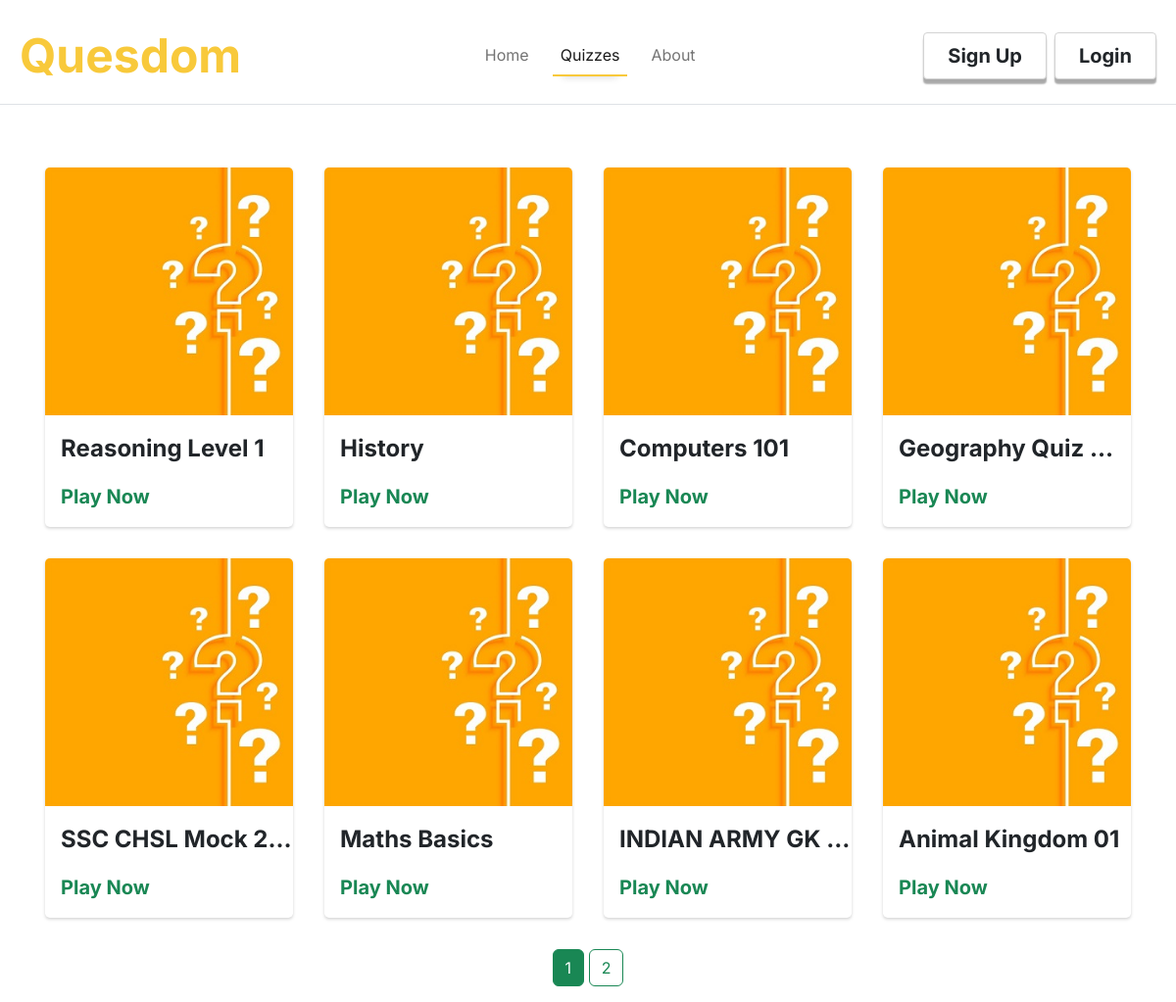
/allquizzes, run on an earlier commit of the app's database.
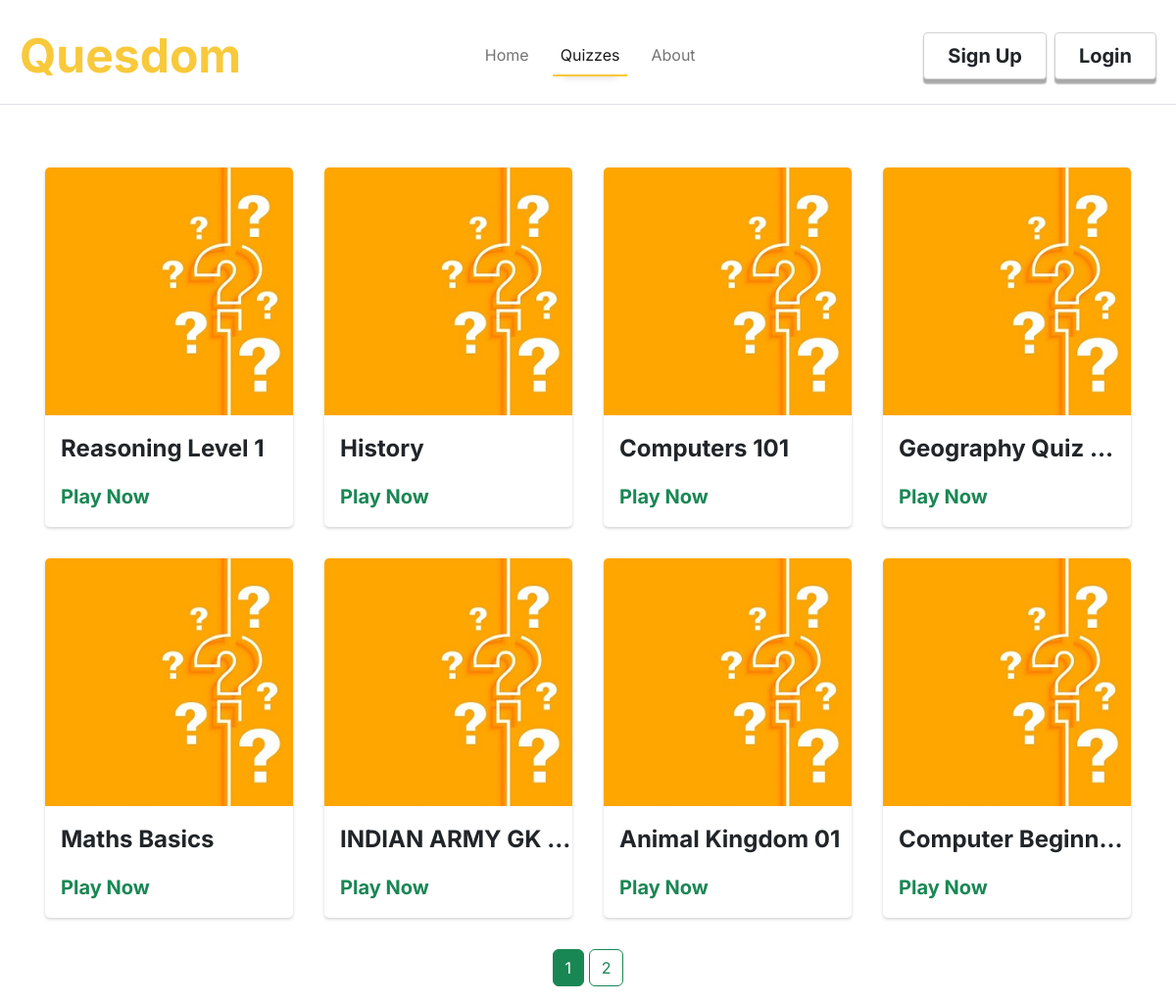
And on a later commit of the database.
### quesdom/models.py (models this page shows, shortened)
class Quizzes(db.Model):
    id = db.Column(db.Integer, primary_key = True)
    quiz_title = db.Column(db.String(30), nullable= False)
    quiz_description = db.Column(db.String(200), nullable=False)
    quiz_category = db.Column(db.String(20), nullable=False)
    quiz_difficulty = db.Column(db.String(10), nullable=False)
    date_created = db.Column(db.DateTime, nullable=False, default=datetime.utcnow)
    author = db.Column(db.Integer, db.ForeignKey('users.id'), nullable=False)
    created_by = db.relationship('Users',backref='created_by',lazy=True)
    questions = db.relationship('Questions',backref='contains',cascade="all, delete-orphan",lazy=True)

### quesdom/routes.py (the view)
@app.route('/allquizzes')
def allquizzes():
    page = request.args.get('page',1, int)
    quizzes = Quizzes.query.paginate(per_page = 8,page = page)
    return render_template('allquizzes.html',title='All Quizzes',quizzes=quizzes)

### quesdom/templates/allquizzes.html
{%extends "layout.html"%}
{%block content%}
<div class="content-section row pt-md-5">
    {%for quiz in quizzes.items%}
        <div class="col-12 col-sm-6 col-md-3 p-5 p-md-3">
            <div class="my-card" style="border-radius: 0.3rem; box-shadow: 0 0.1rem 0.2rem 0rem lightgrey; background-color: white;">
                <div class="img-section" style="border-radius: 0.3rem 0.3rem 0 0; height: min-content; overflow: hidden;">
                        <img src="../static/quiz.jpg" class="img-fluid" style="width: 100%;"/>
                </div>
                <div class="text-section py-3 ms-3">
                    <p class="fs-4 fw-bold" style="text-overflow:ellipsis; white-space: nowrap; overflow: hidden;">{{quiz.quiz_title}}</p>
                    <a href="{{url_for('playquiz',quiz_id=quiz.id)}}" class="fw-bold fs-5 text-success play-link">Play Now</a>
                </div>
            </div>
        </div>
    {%endfor%}
    <div class="page-links py-3 text-center">
        {% for page_num in quizzes.iter_pages() %}
        {% if page_num %}
            {% if quizzes.page == page_num %}
                <a class="active btn btn-outline-success" href="{{url_for('allquizzes',page=page_num)}}">{{page_num}}</a>
            {% else %}
                <a class="btn btn-outline-success" href="{{url_for('allquizzes',page=page_num)}}">{{page_num}}</a>
            {% endif %}
        {% else %}
            <span class="btn btn-outline-success">...</span>
        {% endif %}
    {% endfor %}
    </div>
</div>
{%endblock%}

### quesdom/templates/layout.html (shortened to what this page needs)
<!DOCTYPE html>
<html lang="en">
  <head>
    <link rel="stylesheet" href="./static/styles.css"/>
    <link rel="stylesheet" href="https://cdn.jsdelivr.net/npm/bootstrap-icons@1.8.3/font/bootstrap-icons.css">
    <link href="../static/bootstrap-5.2.0-dist/css/bootstrap.min.css" rel="stylesheet">
  </head>
  <body  style="height: 100vh; font-family: Inter;" onload="adjustLoginBtn();" background="../static/bubble.png">
    <nav class="pt-3 px-2 navbar navbar-expand-lg bg-opacity-50 bg-white border-bottom">
      <div class="container-fluid">
        <a class="navbar-brand fw-bolder" href="{{url_for('home')}}"><span class="brand-text">Quesdom</span></a>
        <div class="collapse navbar-collapse" id="navbarSupportedContent">
          <ul class="ms-auto navbar-nav me-auto mb-2 mb-lg-0">
            {%if current_user.is_authenticated %}
                      {%if current_user.role == 'Admin'%}
                      <li class="nav-item ">
                        <a class="nav-link active text-center" aria-current="page" href="{{url_for('indexquiz')}}">Quizzes</a>
                      </li>
                      {%else%}
                          <li class="nav-item ">
                            <a class="nav-link active text-center" aria-current="page" href="{{url_for('home')}}">Home</a>
                          </li>
                          <li class="nav-item dropdown py-4 py-sm-0 px-4">
                              <a class="text-center nav-link dropdown-toggle" href="#" id="navbarDropdown" role="button" data-bs-toggle="dropdown" aria-expanded="false">
                                  Quizzes
                                </a>
                                <ul class="dropdown-menu" aria-labelledby="navbarDropdown">
                                    <li><a class="dropdown-item p-3 p-sm-2" href="{{url_for('allquizzes')}}">All Quizzes</a></li>
                                    <li><a class="dropdown-item p-3 p-sm-2" href="{{url_for('myquizzes')}}">My Quizzes</a></li>
                                </ul>
                            </li>
                            <li class="nav-item">
                              <a class="nav-link text-center" href="{{url_for('about')}}">About</a>
                            </li>
                      {%endif%}
          {%else%}
                    <li class="nav-item ">
                      <a class="nav-link {%if title=='Home' %} active {%endif%} text-center" aria-current="page" href="{{url_for('home')}}">Home</a>
                    </li>
                      <li class="nav-item">
                        <a class="nav-link {%if title=='All Quizzes' %} active {%endif%} text-center mx-3" href="{{url_for('allquizzes')}}">Quizzes</a>
                      </li>
                      <li class="nav-item">
                        <a class="nav-link {%if title=='About Page' %} active {%endif%} text-center" href="{{url_for('about')}}">About</a>
                      </li>
          {%endif%}
          </ul>
            {% if current_user.is_authenticated %}
              <div class="login-btn d-flex justify-content-center">
                <a style="border: 1px solid lightgrey; transition: 0.2s;" class="bg-white login-btn-inner fw-bold px-4 py-2  text-dark btn fs-5 rounded-1 me-2" type="button" href="{{url_for('account')}}">My Account</a>
                <a style="border: 1px solid lightgrey; transition: 0.2s;" class="bg-white login-btn-inner fw-bold px-4 py-2 btn text-dark fs-5 rounded-1 me-2" type="button" href="{{url_for('logout')}}">Logout</a>
              </div>
            {% else %}
              <div class="login-btn d-flex justify-content-center">
                <a style="border: 1px solid lightgrey; transition: 0.2s;" class="bg-white login-btn-inner fw-bold px-4 py-2 btn text-dark fs-5 rounded-1 me-2" type="button" href="{{url_for('register')}}">Sign Up</a>
                <a style="border: 1px solid lightgrey; transition: 0.2s;" class="bg-white login-btn-inner fw-bold px-4 py-2 btn text-dark fs-5 rounded-1" type="button" href="{{url_for('login')}}">Login</a>
              </div>
            {%endif%}
      </div>
    </nav>
    <div class="container">
        {%block content%}{%endblock%}
    </div>
  </body>
</html>

### quesdom/static/styles.css (style rules this page uses)
:root { --main-color: rgb(248,201,59); }
.nav-link { border-bottom: 2px solid darkgrey; }
.brand-text { font-size: 3rem; color: var(--main-color); }
.login-btn-inner { box-shadow: 0 0.3rem 0.1rem 0 darkgrey; }
@media (min-width: 1200px) { .nav-link.active { border-bottom: 2px solid var(--main-color); box-shadow: 0 10px 0.5rem -10px lightgrey; } }
@media (max-width: 1200px) { .nav-link { border-bottom: none; } }
@media (max-width: 1200px) { .navbar { border-bottom: 1px solid lightgrey; } }
.play-link { text-decoration: none; }
.my-card { transition: 0.3s; cursor: pointer; }

What changed in the data, as far as the page shows it:
removed Quizzes: quiz_title "SSC CHSL Mock 2…"
now on this page (row unchanged): Quizzes: quiz_title "Computer Beginn…"
